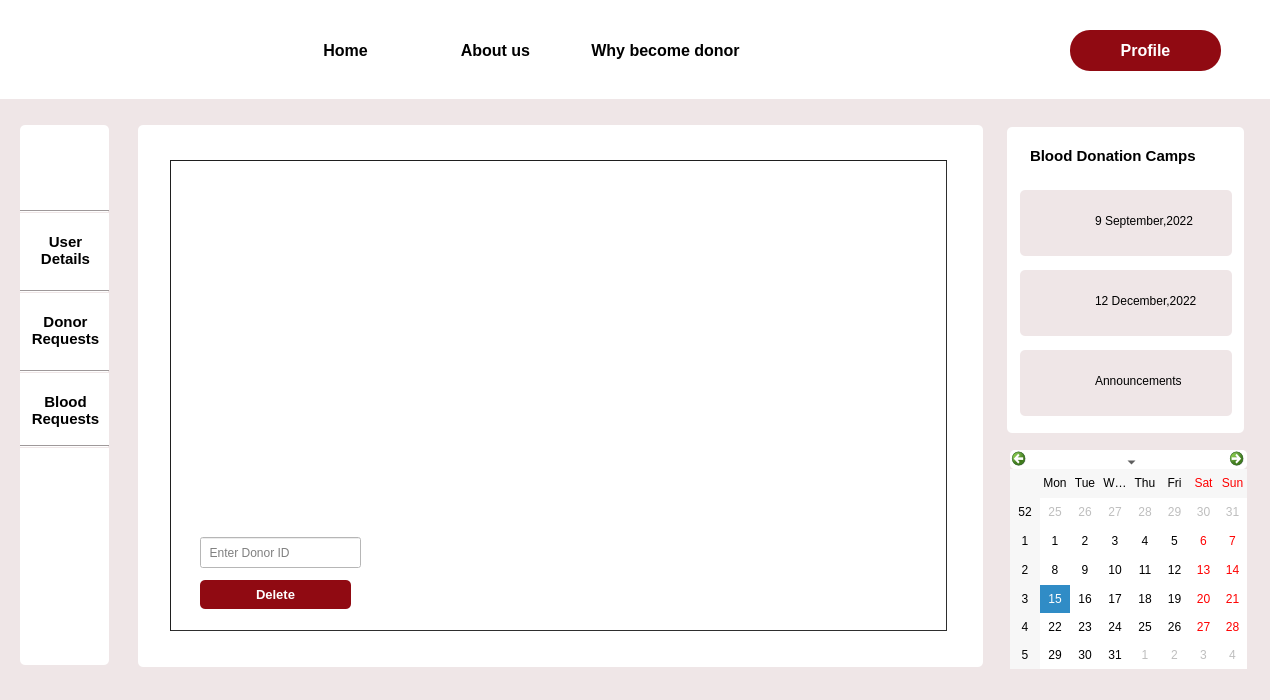
<?xml version="1.0" encoding="UTF-8"?>
<ui version="4.0">
 <class>edit_donor</class>
 <widget class="QDialog" name="edit_donor">
  <property name="geometry">
   <rect>
    <x>0</x>
    <y>0</y>
    <width>1270</width>
    <height>700</height>
   </rect>
  </property>
  <property name="windowTitle">
   <string>Dialog</string>
  </property>
  <property name="styleSheet">
   <string notr="true">background-color:#EFE6E7;
</string>
  </property>
  <widget class="QLabel" name="label_25">
   <property name="geometry">
    <rect>
     <x>1020</x>
     <y>350</y>
     <width>212</width>
     <height>66</height>
    </rect>
   </property>
   <property name="cursor">
    <cursorShape>PointingHandCursor</cursorShape>
   </property>
   <property name="styleSheet">
    <string notr="true">border-radius:5px;</string>
   </property>
   <property name="text">
    <string/>
   </property>
  </widget>
  <widget class="QLabel" name="label_32">
   <property name="geometry">
    <rect>
     <x>1095</x>
     <y>360</y>
     <width>131</width>
     <height>41</height>
    </rect>
   </property>
   <property name="cursor">
    <cursorShape>PointingHandCursor</cursorShape>
   </property>
   <property name="styleSheet">
    <string notr="true">
#label_32::hover
{

	color: rgb(144, 10, 18);
}</string>
   </property>
   <property name="text">
    <string>Announcements</string>
   </property>
  </widget>
  <widget class="QLabel" name="label_29">
   <property name="geometry">
    <rect>
     <x>1030</x>
     <y>360</y>
     <width>51</width>
     <height>41</height>
    </rect>
   </property>
   <property name="cursor">
    <cursorShape>PointingHandCursor</cursorShape>
   </property>
   <property name="styleSheet">
    <string notr="true">border-image: url(:/img/Images/announcement.png);</string>
   </property>
   <property name="text">
    <string/>
   </property>
  </widget>
  <widget class="QLabel" name="label_26">
   <property name="geometry">
    <rect>
     <x>1020</x>
     <y>270</y>
     <width>212</width>
     <height>66</height>
    </rect>
   </property>
   <property name="cursor">
    <cursorShape>PointingHandCursor</cursorShape>
   </property>
   <property name="styleSheet">
    <string notr="true">border-radius:5px;</string>
   </property>
   <property name="text">
    <string/>
   </property>
  </widget>
  <widget class="QLabel" name="label">
   <property name="geometry">
    <rect>
     <x>0</x>
     <y>0</y>
     <width>1280</width>
     <height>99</height>
    </rect>
   </property>
   <property name="styleSheet">
    <string notr="true">background-color: rgb(255, 255, 255);</string>
   </property>
   <property name="text">
    <string/>
   </property>
  </widget>
  <widget class="QPushButton" name="my_details_2">
   <property name="geometry">
    <rect>
     <x>25</x>
     <y>300</y>
     <width>81</width>
     <height>61</height>
    </rect>
   </property>
   <property name="font">
    <font>
     <pointsize>11</pointsize>
     <bold>true</bold>
    </font>
   </property>
   <property name="cursor">
    <cursorShape>PointingHandCursor</cursorShape>
   </property>
   <property name="styleSheet">
    <string notr="true">*{
 background-color:rgb(255, 255, 255);
border-radius:5px;}

#my_details_2::hover
{

	color: rgb(144, 10, 18);
}</string>
   </property>
   <property name="text">
    <string>Donor
Requests</string>
   </property>
  </widget>
  <widget class="QPushButton" name="login">
   <property name="geometry">
    <rect>
     <x>1070</x>
     <y>30</y>
     <width>151</width>
     <height>41</height>
    </rect>
   </property>
   <property name="font">
    <font>
     <pointsize>12</pointsize>
     <bold>true</bold>
    </font>
   </property>
   <property name="cursor">
    <cursorShape>PointingHandCursor</cursorShape>
   </property>
   <property name="styleSheet">
    <string notr="true">#login
{
 background-color:rgb(144, 10, 18);
border-radius:20px;
	color: rgb(255, 255, 255);
}

#login::hover
{
background-color:white;
	color: rgb(144, 10, 18);
}</string>
   </property>
   <property name="text">
    <string>Profile</string>
   </property>
  </widget>
  <widget class="QLabel" name="label_2">
   <property name="geometry">
    <rect>
     <x>20</x>
     <y>125</y>
     <width>89</width>
     <height>540</height>
    </rect>
   </property>
   <property name="styleSheet">
    <string notr="true">background-color: rgb(255, 255, 255);
border-radius:5px;</string>
   </property>
   <property name="text">
    <string/>
   </property>
  </widget>
  <widget class="QLabel" name="label_24">
   <property name="geometry">
    <rect>
     <x>1020</x>
     <y>190</y>
     <width>212</width>
     <height>66</height>
    </rect>
   </property>
   <property name="cursor">
    <cursorShape>PointingHandCursor</cursorShape>
   </property>
   <property name="styleSheet">
    <string notr="true">border-radius:5px;</string>
   </property>
   <property name="text">
    <string/>
   </property>
  </widget>
  <widget class="QLabel" name="label_27">
   <property name="geometry">
    <rect>
     <x>1030</x>
     <y>200</y>
     <width>52</width>
     <height>52</height>
    </rect>
   </property>
   <property name="cursor">
    <cursorShape>PointingHandCursor</cursorShape>
   </property>
   <property name="styleSheet">
    <string notr="true">background-image: url(:/img/Images/blood.png);</string>
   </property>
   <property name="text">
    <string/>
   </property>
  </widget>
  <widget class="QLabel" name="label_30">
   <property name="geometry">
    <rect>
     <x>1095</x>
     <y>200</y>
     <width>131</width>
     <height>41</height>
    </rect>
   </property>
   <property name="cursor">
    <cursorShape>PointingHandCursor</cursorShape>
   </property>
   <property name="styleSheet">
    <string notr="true">
#label_30::hover
{

	color: rgb(144, 10, 18);
}</string>
   </property>
   <property name="text">
    <string>9 September,2022</string>
   </property>
  </widget>
  <widget class="QPushButton" name="my_details_3">
   <property name="geometry">
    <rect>
     <x>25</x>
     <y>380</y>
     <width>81</width>
     <height>61</height>
    </rect>
   </property>
   <property name="font">
    <font>
     <pointsize>11</pointsize>
     <bold>true</bold>
    </font>
   </property>
   <property name="cursor">
    <cursorShape>PointingHandCursor</cursorShape>
   </property>
   <property name="styleSheet">
    <string notr="true">*{
 background-color:rgb(255, 255, 255);
border-radius:5px;}

#my_details_3::hover
{

	color: rgb(144, 10, 18);
}
</string>
   </property>
   <property name="text">
    <string>Blood
Requests</string>
   </property>
  </widget>
  <widget class="QLabel" name="label_3">
   <property name="geometry">
    <rect>
     <x>138</x>
     <y>125</y>
     <width>845</width>
     <height>542</height>
    </rect>
   </property>
   <property name="styleSheet">
    <string notr="true">background-color: rgb(255, 255, 255);
border-radius:5px;</string>
   </property>
   <property name="text">
    <string/>
   </property>
  </widget>
  <widget class="QLabel" name="label_5">
   <property name="geometry">
    <rect>
     <x>35</x>
     <y>140</y>
     <width>63</width>
     <height>61</height>
    </rect>
   </property>
   <property name="cursor">
    <cursorShape>PointingHandCursor</cursorShape>
   </property>
   <property name="styleSheet">
    <string notr="true">background-color: rgb(255, 255, 255);
border-image: url(:/img/Images/Profile.png);</string>
   </property>
   <property name="text">
    <string/>
   </property>
  </widget>
  <widget class="QLabel" name="label_23">
   <property name="geometry">
    <rect>
     <x>1030</x>
     <y>140</y>
     <width>201</width>
     <height>31</height>
    </rect>
   </property>
   <property name="font">
    <font>
     <pointsize>11</pointsize>
     <bold>true</bold>
    </font>
   </property>
   <property name="styleSheet">
    <string notr="true">background-color: rgb(255, 255, 255);</string>
   </property>
   <property name="text">
    <string>Blood Donation Camps</string>
   </property>
  </widget>
  <widget class="Line" name="line_2">
   <property name="geometry">
    <rect>
     <x>20</x>
     <y>290</y>
     <width>89</width>
     <height>3</height>
    </rect>
   </property>
   <property name="orientation">
    <enum>Qt::Horizontal</enum>
   </property>
  </widget>
  <widget class="QTableView" name="tableView">
   <property name="geometry">
    <rect>
     <x>170</x>
     <y>160</y>
     <width>777</width>
     <height>471</height>
    </rect>
   </property>
   <property name="styleSheet">
    <string notr="true">border-color: rgb(31, 31, 31);
background-color: rgb(255, 255, 255);
border-width : 1.2px;
border-style:inset;
</string>
   </property>
   <attribute name="verticalHeaderVisible">
    <bool>false</bool>
   </attribute>
   <attribute name="verticalHeaderHighlightSections">
    <bool>false</bool>
   </attribute>
   <attribute name="verticalHeaderShowSortIndicator" stdset="0">
    <bool>false</bool>
   </attribute>
  </widget>
  <widget class="Line" name="line_3">
   <property name="geometry">
    <rect>
     <x>20</x>
     <y>370</y>
     <width>89</width>
     <height>3</height>
    </rect>
   </property>
   <property name="orientation">
    <enum>Qt::Horizontal</enum>
   </property>
  </widget>
  <widget class="QCalendarWidget" name="calendarWidget">
   <property name="geometry">
    <rect>
     <x>1010</x>
     <y>450</y>
     <width>237</width>
     <height>219</height>
    </rect>
   </property>
   <property name="cursor">
    <cursorShape>PointingHandCursor</cursorShape>
   </property>
   <property name="styleSheet">
    <string notr="true">background-color: rgb(255, 255, 255);
border-radius:5px;</string>
   </property>
  </widget>
  <widget class="QLabel" name="label_7">
   <property name="geometry">
    <rect>
     <x>20</x>
     <y>0</y>
     <width>81</width>
     <height>91</height>
    </rect>
   </property>
   <property name="styleSheet">
    <string notr="true">background-color:rgb(255, 255, 255);
border-image: url(:/img/Images/logo1.png);</string>
   </property>
   <property name="text">
    <string/>
   </property>
  </widget>
  <widget class="QLabel" name="label_4">
   <property name="geometry">
    <rect>
     <x>1007</x>
     <y>127</y>
     <width>237</width>
     <height>306</height>
    </rect>
   </property>
   <property name="styleSheet">
    <string notr="true">background-color: rgb(255, 255, 255);
border-radius:5px;</string>
   </property>
   <property name="text">
    <string/>
   </property>
  </widget>
  <widget class="QPushButton" name="home">
   <property name="geometry">
    <rect>
     <x>290</x>
     <y>30</y>
     <width>111</width>
     <height>41</height>
    </rect>
   </property>
   <property name="font">
    <font>
     <pointsize>12</pointsize>
     <bold>true</bold>
    </font>
   </property>
   <property name="cursor">
    <cursorShape>PointingHandCursor</cursorShape>
   </property>
   <property name="styleSheet">
    <string notr="true">#home

{
 background-color:rgb(255, 255, 255);
border-radius:0.5px;
}

#home::hover{border-bottom :3px solid rgb(144, 10, 18);
color: rgb(144, 10, 18);}</string>
   </property>
   <property name="text">
    <string>Home</string>
   </property>
  </widget>
  <widget class="Line" name="line">
   <property name="geometry">
    <rect>
     <x>20</x>
     <y>210</y>
     <width>89</width>
     <height>3</height>
    </rect>
   </property>
   <property name="orientation">
    <enum>Qt::Horizontal</enum>
   </property>
  </widget>
  <widget class="QPushButton" name="about">
   <property name="geometry">
    <rect>
     <x>420</x>
     <y>30</y>
     <width>151</width>
     <height>41</height>
    </rect>
   </property>
   <property name="font">
    <font>
     <pointsize>12</pointsize>
     <bold>true</bold>
    </font>
   </property>
   <property name="cursor">
    <cursorShape>PointingHandCursor</cursorShape>
   </property>
   <property name="styleSheet">
    <string notr="true">#about

{
 background-color:rgb(255, 255, 255);
border-radius:0.5px;
}

#about::hover{border-bottom :3px solid rgb(144, 10, 18);
color: rgb(144, 10, 18);}</string>
   </property>
   <property name="text">
    <string>About us</string>
   </property>
  </widget>
  <widget class="QPushButton" name="my_details">
   <property name="geometry">
    <rect>
     <x>25</x>
     <y>220</y>
     <width>81</width>
     <height>61</height>
    </rect>
   </property>
   <property name="font">
    <font>
     <pointsize>11</pointsize>
     <bold>true</bold>
    </font>
   </property>
   <property name="cursor">
    <cursorShape>PointingHandCursor</cursorShape>
   </property>
   <property name="styleSheet">
    <string notr="true">#my_details


{
 background-color:rgb(255, 255, 255);
border-radius:5px;
}

#my_details::hover
{

	color: rgb(144, 10, 18);
}</string>
   </property>
   <property name="text">
    <string>User
Details</string>
   </property>
  </widget>
  <widget class="QPushButton" name="why">
   <property name="geometry">
    <rect>
     <x>550</x>
     <y>30</y>
     <width>231</width>
     <height>41</height>
    </rect>
   </property>
   <property name="font">
    <font>
     <pointsize>12</pointsize>
     <bold>true</bold>
    </font>
   </property>
   <property name="cursor">
    <cursorShape>PointingHandCursor</cursorShape>
   </property>
   <property name="styleSheet">
    <string notr="true">#why

{
 background-color:rgb(255, 255, 255);
border-radius:0.5px;
}


#why::hover{border-bottom :3px solid rgb(144, 10, 18);
color: rgb(144, 10, 18);}</string>
   </property>
   <property name="text">
    <string>Why become donor</string>
   </property>
  </widget>
  <widget class="QLabel" name="label_28">
   <property name="geometry">
    <rect>
     <x>1030</x>
     <y>280</y>
     <width>52</width>
     <height>52</height>
    </rect>
   </property>
   <property name="cursor">
    <cursorShape>PointingHandCursor</cursorShape>
   </property>
   <property name="styleSheet">
    <string notr="true">background-image: url(:/img/Images/blood.png);</string>
   </property>
   <property name="text">
    <string/>
   </property>
  </widget>
  <widget class="QLabel" name="label_31">
   <property name="geometry">
    <rect>
     <x>1095</x>
     <y>280</y>
     <width>131</width>
     <height>41</height>
    </rect>
   </property>
   <property name="cursor">
    <cursorShape>PointingHandCursor</cursorShape>
   </property>
   <property name="styleSheet">
    <string notr="true">
#label_31::hover
{

	color: rgb(144, 10, 18);
}</string>
   </property>
   <property name="text">
    <string>12 December,2022</string>
   </property>
  </widget>
  <widget class="Line" name="line_4">
   <property name="geometry">
    <rect>
     <x>20</x>
     <y>445</y>
     <width>89</width>
     <height>3</height>
    </rect>
   </property>
   <property name="orientation">
    <enum>Qt::Horizontal</enum>
   </property>
  </widget>
  <widget class="QPushButton" name="pushButton">
   <property name="geometry">
    <rect>
     <x>200</x>
     <y>580</y>
     <width>151</width>
     <height>29</height>
    </rect>
   </property>
   <property name="font">
    <font>
     <pointsize>10</pointsize>
     <bold>true</bold>
    </font>
   </property>
   <property name="styleSheet">
    <string notr="true">*{background-color: rgb(144, 10, 18);
color: rgb(255, 255, 255);
border-radius:5px;}
#pushButton::hover
{

	color: rgb(144, 10, 18);
}</string>
   </property>
   <property name="text">
    <string>Delete</string>
   </property>
  </widget>
  <widget class="QLineEdit" name="userid">
   <property name="geometry">
    <rect>
     <x>200</x>
     <y>537</y>
     <width>161</width>
     <height>31</height>
    </rect>
   </property>
   <property name="styleSheet">
    <string notr="true">color: black;
background-color: rgb(255, 255, 255);
border-color:black;</string>
   </property>
   <property name="placeholderText">
    <string>  Enter Donor ID</string>
   </property>
  </widget>
  <zorder>label_2</zorder>
  <zorder>label_4</zorder>
  <zorder>label_25</zorder>
  <zorder>label_32</zorder>
  <zorder>label_29</zorder>
  <zorder>label_26</zorder>
  <zorder>label</zorder>
  <zorder>my_details_2</zorder>
  <zorder>login</zorder>
  <zorder>label_24</zorder>
  <zorder>label_27</zorder>
  <zorder>label_30</zorder>
  <zorder>my_details_3</zorder>
  <zorder>label_3</zorder>
  <zorder>label_5</zorder>
  <zorder>label_23</zorder>
  <zorder>line_2</zorder>
  <zorder>tableView</zorder>
  <zorder>line_3</zorder>
  <zorder>calendarWidget</zorder>
  <zorder>label_7</zorder>
  <zorder>home</zorder>
  <zorder>line</zorder>
  <zorder>about</zorder>
  <zorder>my_details</zorder>
  <zorder>why</zorder>
  <zorder>label_28</zorder>
  <zorder>label_31</zorder>
  <zorder>line_4</zorder>
  <zorder>pushButton</zorder>
  <zorder>userid</zorder>
 </widget>
 <resources/>
 <connections/>
</ui>
